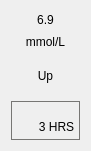
  <widget class="QWidget" name="verticalLayoutWidget_4">
   <property name="geometry">
    <rect>
     <x>300</x>
     <y>60</y>
     <width>91</width>
     <height>151</height>
    </rect>
   </property>
   <layout class="QVBoxLayout" name="sideBar">
    <item>
     <layout class="QVBoxLayout" name="verticalLayout_5">
      <item>
       <widget class="QLabel" name="mysteryValue">
        <property name="text">
         <string>6.9</string>
        </property>
        <property name="alignment">
         <set>Qt::AlignCenter</set>
        </property>
       </widget>
      </item>
      <item>
       <widget class="QLabel" name="mysteryLabel">
        <property name="text">
         <string>mmol/L</string>
        </property>
        <property name="alignment">
         <set>Qt::AlignCenter</set>
        </property>
       </widget>
      </item>
     </layout>
    </item>
    <item>
     <layout class="QHBoxLayout" name="horizontalLayout">
      <item>
       <widget class="QLabel" name="statusValue">
        <property name="text">
         <string>Up</string>
        </property>
        <property name="alignment">
         <set>Qt::AlignCenter</set>
        </property>
       </widget>
      </item>
     </layout>
    </item>
    <item>
     <widget class="QFrame" name="frame">
      <property name="palette">
       <palette>
        <active>
         <colorrole role="WindowText">
          <brush brushstyle="SolidPattern">
           <color alpha="255">
            <red>0</red>
            <green>0</green>
            <blue>0</blue>
           </color>
          </brush>
         </colorrole>
         <colorrole role="Button">
          <brush brushstyle="SolidPattern">
           <color alpha="255">
            <red>154</red>
            <green>153</green>
            <blue>150</blue>
           </color>
          </brush>
         </colorrole>
         <colorrole role="Light">
          <brush brushstyle="SolidPattern">
           <color alpha="255">
            <red>231</red>
            <green>230</green>
            <blue>225</blue>
           </color>
          </brush>
         </colorrole>
         <colorrole role="Midlight">
          <brush brushstyle="SolidPattern">
           <color alpha="255">
            <red>192</red>
            <green>191</green>
            <blue>187</blue>
           </color>
          </brush>
         </colorrole>
         <colorrole role="Dark">
          <brush brushstyle="SolidPattern">
           <color alpha="255">
            <red>77</red>
            <green>77</green>
            <blue>75</blue>
           </color>
          </brush>
         </colorrole>
         <colorrole role="Mid">
          <brush brushstyle="SolidPattern">
           <color alpha="255">
            <red>103</red>
            <green>102</green>
            <blue>100</blue>
           </color>
          </brush>
         </colorrole>
         <colorrole role="Text">
          <brush brushstyle="SolidPattern">
           <color alpha="255">
            <red>0</red>
            <green>0</green>
            <blue>0</blue>
           </color>
          </brush>
         </colorrole>
         <colorrole role="BrightText">
          <brush brushstyle="SolidPattern">
           <color alpha="255">
            <red>255</red>
            <green>255</green>
            <blue>255</blue>
           </color>
          </brush>
         </colorrole>
         <colorrole role="ButtonText">
          <brush brushstyle="SolidPattern">
           <color alpha="255">
            <red>0</red>
            <green>0</green>
            <blue>0</blue>
           </color>
          </brush>
         </colorrole>
         <colorrole role="Base">
          <brush brushstyle="SolidPattern">
           <color alpha="255">
            <red>255</red>
            <green>255</green>
            <blue>255</blue>
           </color>
          </brush>
         </colorrole>
         <colorrole role="Window">
          <brush brushstyle="SolidPattern">
           <color alpha="255">
            <red>154</red>
            <green>153</green>
            <blue>150</blue>
           </color>
          </brush>
         </colorrole>
         <colorrole role="Shadow">
          <brush brushstyle="SolidPattern">
           <color alpha="255">
            <red>0</red>
            <green>0</green>
            <blue>0</blue>
           </color>
          </brush>
         </colorrole>
         <colorrole role="AlternateBase">
          <brush brushstyle="SolidPattern">
           <color alpha="255">
            <red>204</red>
            <green>204</green>
            <blue>202</blue>
           </color>
          </brush>
         </colorrole>
         <colorrole role="ToolTipBase">
          <brush brushstyle="SolidPattern">
           <color alpha="255">
            <red>255</red>
            <green>255</green>
            <blue>220</blue>
           </color>
          </brush>
         </colorrole>
         <colorrole role="ToolTipText">
          <brush brushstyle="SolidPattern">
           <color alpha="255">
            <red>0</red>
            <green>0</green>
            <blue>0</blue>
           </color>
          </brush>
         </colorrole>
         <colorrole role="PlaceholderText">
          <brush brushstyle="SolidPattern">
           <color alpha="128">
            <red>0</red>
            <green>0</green>
            <blue>0</blue>
           </color>
          </brush>
         </colorrole>
        </active>
        <inactive>
         <colorrole role="WindowText">
          <brush brushstyle="SolidPattern">
           <color alpha="255">
            <red>0</red>
            <green>0</green>
            <blue>0</blue>
           </color>
          </brush>
         </colorrole>
         <colorrole role="Button">
          <brush brushstyle="SolidPattern">
           <color alpha="255">
            <red>154</red>
            <green>153</green>
            <blue>150</blue>
           </color>
          </brush>
         </colorrole>
         <colorrole role="Light">
          <brush brushstyle="SolidPattern">
           <color alpha="255">
            <red>231</red>
            <green>230</green>
            <blue>225</blue>
           </color>
          </brush>
         </colorrole>
         <colorrole role="Midlight">
          <brush brushstyle="SolidPattern">
           <color alpha="255">
            <red>192</red>
            <green>191</green>
            <blue>187</blue>
           </color>
          </brush>
         </colorrole>
         <colorrole role="Dark">
          <brush brushstyle="SolidPattern">
           <color alpha="255">
            <red>77</red>
            <green>77</green>
            <blue>75</blue>
           </color>
          </brush>
         </colorrole>
         <colorrole role="Mid">
          <brush brushstyle="SolidPattern">
           <color alpha="255">
            <red>103</red>
            <green>102</green>
            <blue>100</blue>
           </color>
          </brush>
         </colorrole>
         <colorrole role="Text">
          <brush brushstyle="SolidPattern">
           <color alpha="255">
            <red>0</red>
            <green>0</green>
            <blue>0</blue>
           </color>
          </brush>
         </colorrole>
         <colorrole role="BrightText">
          <brush brushstyle="SolidPattern">
           <color alpha="255">
            <red>255</red>
            <green>255</green>
            <blue>255</blue>
           </color>
          </brush>
         </colorrole>
         <colorrole role="ButtonText">
          <brush brushstyle="SolidPattern">
           <color alpha="255">
            <red>0</red>
            <green>0</green>
            <blue>0</blue>
           </color>
          </brush>
         </colorrole>
         <colorrole role="Base">
          <brush brushstyle="SolidPattern">
           <color alpha="255">
            <red>255</red>
            <green>255</green>
            <blue>255</blue>
           </color>
          </brush>
         </colorrole>
         <colorrole role="Window">
          <brush brushstyle="SolidPattern">
           <color alpha="255">
            <red>154</red>
            <green>153</green>
            <blue>150</blue>
           </color>
          </brush>
         </colorrole>
         <colorrole role="Shadow">
          <brush brushstyle="SolidPattern">
           <color alpha="255">
            <red>0</red>
            <green>0</green>
            <blue>0</blue>
           </color>
          </brush>
         </colorrole>
         <colorrole role="AlternateBase">
          <brush brushstyle="SolidPattern">
           <color alpha="255">
            <red>204</red>
            <green>204</green>
            <blue>202</blue>
           </color>
          </brush>
         </colorrole>
         <colorrole role="ToolTipBase">
          <brush brushstyle="SolidPattern">
           <color alpha="255">
            <red>255</red>
            <green>255</green>
            <blue>220</blue>
           </color>
          </brush>
         </colorrole>
         <colorrole role="ToolTipText">
          <brush brushstyle="SolidPattern">
           <color alpha="255">
            <red>0</red>
            <green>0</green>
            <blue>0</blue>
           </color>
          </brush>
         </colorrole>
         <colorrole role="PlaceholderText">
          <brush brushstyle="SolidPattern">
           <color alpha="128">
            <red>0</red>
            <green>0</green>
            <blue>0</blue>
           </color>
          </brush>
         </colorrole>
        </inactive>
        <disabled>
         <colorrole role="WindowText">
          <brush brushstyle="SolidPattern">
           <color alpha="255">
            <red>77</red>
            <green>77</green>
            <blue>75</blue>
           </color>
          </brush>
         </colorrole>
         <colorrole role="Button">
          <brush brushstyle="SolidPattern">
           <color alpha="255">
            <red>154</red>
            <green>153</green>
            <blue>150</blue>
           </color>
          </brush>
         </colorrole>
         <colorrole role="Light">
          <brush brushstyle="SolidPattern">
           <color alpha="255">
            <red>231</red>
            <green>230</green>
            <blue>225</blue>
           </color>
          </brush>
         </colorrole>
         <colorrole role="Midlight">
          <brush brushstyle="SolidPattern">
           <color alpha="255">
            <red>192</red>
            <green>191</green>
            <blue>187</blue>
           </color>
          </brush>
         </colorrole>
         <colorrole role="Dark">
          <brush brushstyle="SolidPattern">
           <color alpha="255">
            <red>77</red>
            <green>77</green>
            <blue>75</blue>
           </color>
          </brush>
         </colorrole>
         <colorrole role="Mid">
          <brush brushstyle="SolidPattern">
           <color alpha="255">
            <red>103</red>
            <green>102</green>
            <blue>100</blue>
           </color>
          </brush>
         </colorrole>
         <colorrole role="Text">
          <brush brushstyle="SolidPattern">
           <color alpha="255">
            <red>77</red>
            <green>77</green>
            <blue>75</blue>
           </color>
          </brush>
         </colorrole>
         <colorrole role="BrightText">
          <brush brushstyle="SolidPattern">
           <color alpha="255">
            <red>255</red>
            <green>255</green>
            <blue>255</blue>
           </color>
          </brush>
         </colorrole>
         <colorrole role="ButtonText">
          <brush brushstyle="SolidPattern">
           <color alpha="255">
            <red>77</red>
            <green>77</green>
            <blue>75</blue>
           </color>
          </brush>
         </colorrole>
         <colorrole role="Base">
          <brush brushstyle="SolidPattern">
           <color alpha="255">
            <red>154</red>
            <green>153</green>
            <blue>150</blue>
           </color>
          </brush>
         </colorrole>
         <colorrole role="Window">
          <brush brushstyle="SolidPattern">
           <color alpha="255">
            <red>154</red>
            <green>153</green>
            <blue>150</blue>
           </color>
          </brush>
         </colorrole>
         <colorrole role="Shadow">
          <brush brushstyle="SolidPattern">
           <color alpha="255">
            <red>0</red>
            <green>0</green>
            <blue>0</blue>
           </color>
          </brush>
         </colorrole>
         <colorrole role="AlternateBase">
          <brush brushstyle="SolidPattern">
           <color alpha="255">
            <red>154</red>
            <green>153</green>
            <blue>150</blue>
           </color>
          </brush>
         </colorrole>
         <colorrole role="ToolTipBase">
          <brush brushstyle="SolidPattern">
           <color alpha="255">
            <red>255</red>
            <green>255</green>
            <blue>220</blue>
           </color>
          </brush>
         </colorrole>
         <colorrole role="ToolTipText">
          <brush brushstyle="SolidPattern">
           <color alpha="255">
            <red>0</red>
            <green>0</green>
            <blue>0</blue>
           </color>
          </brush>
         </colorrole>
         <colorrole role="PlaceholderText">
          <brush brushstyle="SolidPattern">
           <color alpha="128">
            <red>0</red>
            <green>0</green>
            <blue>0</blue>
           </color>
          </brush>
         </colorrole>
        </disabled>
       </palette>
      </property>
      <property name="frameShape">
       <enum>QFrame::StyledPanel</enum>
      </property>
      <property name="frameShadow">
       <enum>QFrame::Raised</enum>
      </property>
      <widget class="QLabel" name="timeOfBolus">
       <property name="geometry">
        <rect>
         <x>0</x>
         <y>10</y>
         <width>91</width>
         <height>31</height>
        </rect>
       </property>
       <property name="text">
        <string>3 HRS</string>
       </property>
       <property name="alignment">
        <set>Qt::AlignCenter</set>
       </property>
      </widget>
     </widget>
    </item>
   </layout>
  </widget>
